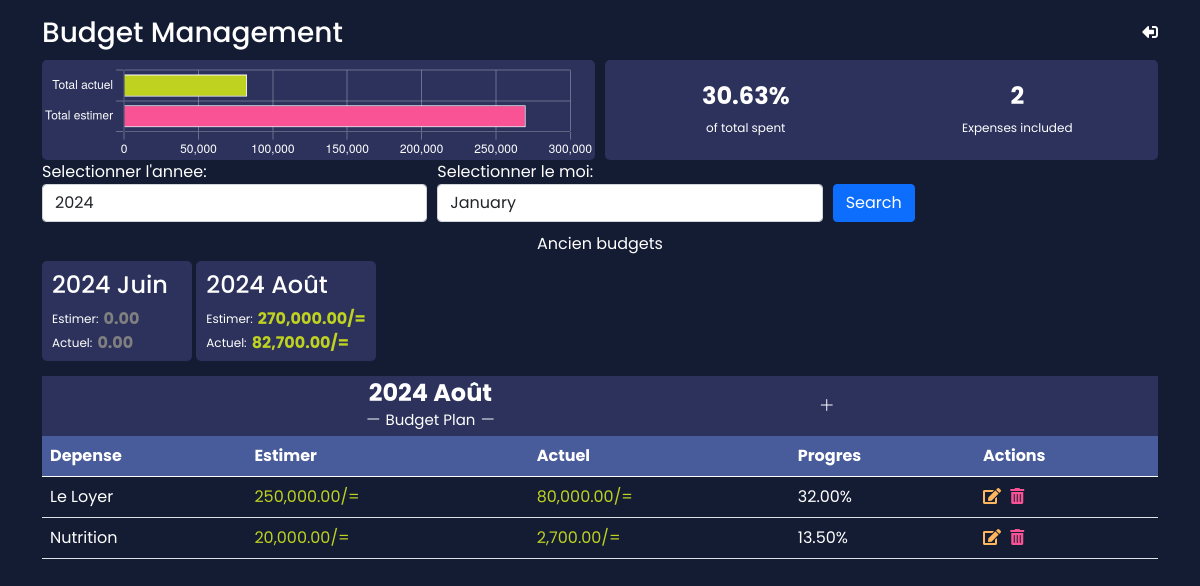
Page /budget (signed in) on the committed database.
### models.py (models this page shows, shortened)
class Budget(db.Model):
    id = db.Column(db.Integer, primary_key=True)
    user_id = db.Column(db.Integer, db.ForeignKey('user.id'), nullable=False)
    year = db.Column(db.Integer, nullable=False)
    month = db.Column(db.Integer, nullable=False)
    __table_args__ = (db.UniqueConstraint('user_id', 'year', 'month', name='_user_month_uc'),)
    expenses = db.relationship('BudgetExpense', back_populates='budget', cascade='all, delete-orphan')

class Expense(db.Model):
    id = db.Column(db.Integer, primary_key=True)
    name = db.Column(db.String(100), nullable=False)
    user_id = db.Column(db.Integer, db.ForeignKey('user.id'), nullable=False)
    budget_expenses = db.relationship('BudgetExpense', back_populates='expense', cascade='all, delete-orphan')

class BudgetExpense(db.Model):
    id = db.Column(db.Integer, primary_key=True)
    budget_id = db.Column(db.Integer, db.ForeignKey('budget.id'), nullable=False)
    expense_id = db.Column(db.Integer, db.ForeignKey('expense.id', ondelete='CASCADE'), nullable=False)
    expected_amount = db.Column(db.Numeric(10, 2), nullable=False)
    spent_amount = db.Column(db.Numeric(10, 2), default=0.0)
    budget = db.relationship('Budget', back_populates='expenses')
    expense = db.relationship('Expense', back_populates='budget_expenses')
    __table_args__ = (db.UniqueConstraint('budget_id', 'expense_id'),)

### app.py (the view, shortened to what this page needs)
@app.route('/budget', methods=['GET', 'POST'])
@login_required
def budget():
    user_id = current_user.id
    current_year = int(datetime.now().year)
    current_month = int(datetime.now().month)
    expenses = Expense.query.filter_by(user_id=user_id).all()
    budgets = Budget.query.filter_by(user_id=user_id).all()
    budget_with_totals = []
    for budget in budgets:
        budget_expenses = BudgetExpense.query.filter_by(budget_id=budget.id).all()
        total_expected_amount = sum(budget_expense.expected_amount for budget_expense in budget_expenses)
        total_actual_amount = sum(budget_expense.spent_amount for budget_expense in budget_expenses)
        budget_with_totals.append({
            'id': budget.id,
            'user_id': budget.user_id,
            'year': budget.year,
            'month': budget.month,
            'total_expected_amount': total_expected_amount,
            'total_actual_amount': total_actual_amount
        })
    current_budget = Budget.query.filter_by(user_id=user_id, year=current_year, month=current_month).first()
    budget_expenses_with_names = []
    current_total_expected_amount = 0
    current_total_actual_amount = 0
    expense_count = 0
    if current_budget:
        start_date = date(current_year, current_month, 1)
        end_date = date.today()
        budget_expenses = BudgetExpense.query.filter_by(budget_id=current_budget.id).all()
        for budget_expense in budget_expenses:
            expense_count += 1
            expense = Expense.query.get(budget_expense.expense_id)
            total_spent_amount = db.session.query(func.sum(CashOut.amount)).filter(
                CashOut.user_id == user_id,
                CashOut.expense_id == expense.id,
                CashOut.date >= start_date,
                CashOut.date <= end_date
            ).scalar()
            if budget_expense.spent_amount == 0:
                amt = total_spent_amount if total_spent_amount else 0.0
                budget_expense.update_spent_amount(amt)
                db.session.commit()
            budget_expense=BudgetExpense.query.get(budget_expense.id)
            budget_expenses_with_names.append({
                'id': budget_expense.id,
                'budget_id': budget_expense.budget_id,
                'expense_id': budget_expense.expense_id,
                'expected_amount': budget_expense.expected_amount,
                'spent_amount': budget_expense.spent_amount,
                'expense_name': expense.name
            })
        current_total_expected_amount += sum(budget_expense.expected_amount for budget_expense in budget_expenses)
        current_total_actual_amount += sum(budget_expense.spent_amount for budget_expense in budget_expenses)
    months = {
        1 : 'Janvier',
        2 : 'Février',
        3 : 'Mars',
        4 : 'Avril',
        5 : 'Mai',
        6 : 'Juin',
        7 : 'Juillet',
        8 : 'Août',
        9 : 'Septembre',
        10 : 'Octobre',
        11 : 'Novembre',
        12 : 'Décembre'
    }
    return render_template('budget.html', expenses=expenses,
                           current_budget=current_budget,
                           budget_expenses=budget_expenses_with_names,
                           budgets=budget_with_totals,
                           current_total_expected_amount=current_total_expected_amount,
                           current_total_actual_amount=current_total_actual_amount,
                           expense_count=expense_count,
                           months=months
                           )

### app.py (called while the page is built)
@login_manager.user_loader
def load_user(user_id):
    return User.query.get(int(user_id))

### templates/budget.html (shortened to what this page needs)
{% extends "base.html" %}
{% block links %}
    <link rel="stylesheet" href="/static/styles/budget.css">
{% endblock %}
{% block content %}
<div style="display: flex; align-items: center; justify-content: space-between;" class="mt-3">
    <h3 style="margin: 0;">Budget Management</h3>
    <a href="{{ url_for('dashboard') }}">
        <i style="color: white;" class="fas fa-sign-out-alt fa-rotate-180"></i>
    </a>
</div>
<div id="budgetChartSummary">
    <div id="budgetChart" data-actual_amount="{{current_total_actual_amount}}" data-expected_amount="{{current_total_expected_amount}}">
    </div>
    <div id="budgetSummary">
            <div id="percent">
                {% if current_total_expected_amount > 0 %}
                    <h4>{{"{:.2f}".format((current_total_actual_amount / current_total_expected_amount) * 100)}}%</h4>
                {% else %}
                    <h4>0.00%</h4>
                {% endif %}
                <p>of total spent</p>
            </div>
            <div id="count">
                <h4>{{expense_count}}</h4>
                <p>Expenses included</p>
            </div>
    </div>
</div>
<div id="searchBudgets">
    <div id="year">
        <label for="yearSelect">Selectionner l'annee:</label>
        <select class="form-control" id="yearSelect">
        </select>
    </div>
    <div id="month">
        <label for="monthSelect">Selectionner le moi:</label>
        <select class="form-control" id="monthSelect">
        </select>
    </div>
    <div id="button">
        <button class="btn btn-primary" id="searchButton">Search</button>
    </div>
</div>
<div id="title">
    <p>Ancien budgets</p>
</div>
<div id="previousBudgets">
    {% for budget in budgets %}
    <div class="budgetcard" data-budget-id="{{ budget.id }}">
        <h4>{{ budget.year }} {{ (months[budget.month]) }}</h4>
        {% if budget.total_expected_amount %}
        <div style="display: flex; gap: 5px;align-items: center;">
            <p style="font-size: 12px;">Estimer: </p>
            <p style="color: #bfd220;font-weight: 700;">{{"{:,.2f}/=".format(budget.total_expected_amount)}}</p>
        </div>
        {% else %}
        <div style="display: flex; gap: 5px; align-items: center;">
            <p style="font-size: 12px;">Estimer:</p>
            <p style="color: gray;font-weight: 700; ">0.00</p>
        </div>
        {% endif %}
        {% if budget.total_actual_amount %}
        <div style="display: flex; gap: 5px; align-items: center;">
            <p style="font-size: 12px;">Actuel:</p>
            <p style="font-weight: 700;color: {% if budget.total_expected_amount >= budget.total_actual_amount  %}#bfd220{% else %}#f95395{% endif %} ;">{{"{:,.2f}/=".format(budget.total_actual_amount)}}</p>
        </div>
        {% else %}
        <div style="display: flex; gap: 5px; align-items: center;">
            <p style="font-size: 12px;">Actuel:</p>
            <p style="color: gray;font-weight: 700;">0.00</p>
        </div>
        {% endif %}
    </div>
    {% endfor %}
</div>
<main id="currentBudget">
    <div id="banner">
        <div id="bugetname">
            <h4 id="currentBudgetInfo">{{ current_budget.year }} {{ months[current_budget.month] }}</h4>
            <div>
                <i class="bi bi-dash-lg"></i>
                <p>Budget Plan</p>
                <i class="bi bi-dash-lg"></i>
            </div>
        </div>
        <div>
            <i class="bi bi-plus-lg" id="addBudgetExpenses" style="display:{% if current_budget %}inline{% else %}none{% endif %} ;"></i>
        </div>
    </div>
    <div id="budgetTable">
        <table class="table table-responsive-sm" id="table">
            <thead class="sticky-top" style="background-color: #485b9b; z-index: 500;">
                <tr>
                    <th scope="col">Depense</th>
                    <th scope="col">Estimer</th>
                    <th scope="col">Actuel</th>
                    <th scope="col">Progres</th>
                    <th scope="col">Actions</th>
                </tr>
            </thead>
            <tbody id="transactionTableBody">
                {% for expense in budget_expenses %}
                <tr data-row-id="{{ expense.id }}">
                    <td>{{ expense.expense_name }}</td>
                    <td style="color: #bfd220;">{{ "{:,.2f}/=".format(expense.expected_amount) }}</td>
                    <td style="color:{% if expense.expected_amount >= expense.spent_amount %}#bfd220{% else %}#f95395{% endif %};">{{ "{:,.2f}/=".format(expense.spent_amount) }}</td>
                    <td>{{ (expense.spent_amount / expense.expected_amount * 100)|round(2) }}%</td>
                    <td class="actions">
                        <i class="fas fa-edit edit-transaction"
                           data-budgetexpense-id="{{ expense.id }}"
                           data-budget-id="{{ expense.budget_id }}"
                           data-estimate="{{ expense.expected_amount }}"
                           data-expensename="{{ expense.expense_name }}"
                           data-expenseid="{{ expense.expense_id }}"
                           aria-hidden="true"></i>
                        <i class="fas fa-trash-alt delete-transaction"
                           data-budgetexpense-id="{{ expense.id }}"
                           aria-hidden="true"></i>
                    </td>
                </tr>
                {% endfor %}
            </tbody>
        </table>
    </div>
</main>
{% endblock %}

### static/styles/base.css (style rules this page uses)
#body { font-family: 'Poppins', sans-serif; }

### static/styles/budget.css (style rules this page uses)
#body { background-color: #141c33; color: #ffffff; position: relative; padding: 0; margin: 0; height: 100vh; max-width: 100vw; box-sizing: border-box; overflow: hidden; }
#budgetChartSummary { max-height: 100px; height: 100px; width: 100%; margin-top: 10px; display: flex; column-gap: 10px; }
#budgetChart, #budgetSummary { height: 100%; width: 50%; background-color: #2c325c; border-radius: 5px; }
#searchBudgets { display: flex; flex-wrap: wrap; gap: 10px; align-items: flex-end; }
#year, #month { flex: 1 0 120px; }
#button { flex: 1 0 60px; }
#title { display: flex; align-items: center; justify-content: space-evenly; margin-top: 10px; }
#title p { margin: 0; }
#previousBudgets { max-height: 105px; height: 105px; width: 100%; margin-top: 5px; padding-bottom: 5px; overflow-x: scroll; overflow-y: hidden; white-space: nowrap; }
.budgetcard { padding: 10px; max-height: 100px; height: 100px; min-width: 150px; max-width: fit-content; display: inline-block; background-color: #2c325c; border-radius: 5px; cursor: pointer; }
.budgetcard p { margin: 0; }
#banner { height: 60px; max-height: 60px; width: 100%; background-color: #2c325c; margin-top: 10px; display: flex; align-items: center; justify-content: space-evenly; }
#bugetname { display: flex; flex-direction: column; align-items: center; justify-content: center; width: max-content; }
#banner p, #banner h4 { margin: 0; }
#banner h4 { font-weight: 700; }
#banner p { display: inline; font-size: 15px; }
#table { color: #ffffff; white-space: nowrap; overflow-x: auto; }
#budgetTable { max-height: calc(100vh - 440px); overflow: scroll; }
.fa-trash-alt { color: #f95395; }
.fa-edit { color: #ffb65d; margin-right: 5px; }
.bi-plus-lg { cursor: pointer; }
#budgetSummary { display: flex; align-items: center; justify-content: space-evenly; padding: 5px; }
#budgetSummary p { margin: 0; font-size: 12px; }
#budgetSummary h4 { font-weight: 700; }
#percent, #count { display: flex; flex-direction: column; align-items: center; justify-content: center; width: 50%; }

### rows in the picture
Budget: year "2024", month "Juin", shows "Estimer:", shows "Actuel:"
Budget: year "2024", month "Août", total_expected_amount "270,000.00/=", total_actual_amount "82,700.00/="
Expense: expense_name "Le Loyer"
BudgetExpense: expected_amount "250,000.00/=", spent_amount "80,000.00/=", spent_amount+expected_amount "32.00"
Expense: expense_name "Nutrition"
BudgetExpense: expected_amount "20,000.00/=", spent_amount "2,700.00/=", spent_amount+expected_amount "13.50"

### other values in the picture
{{ expense_count }} "2"
